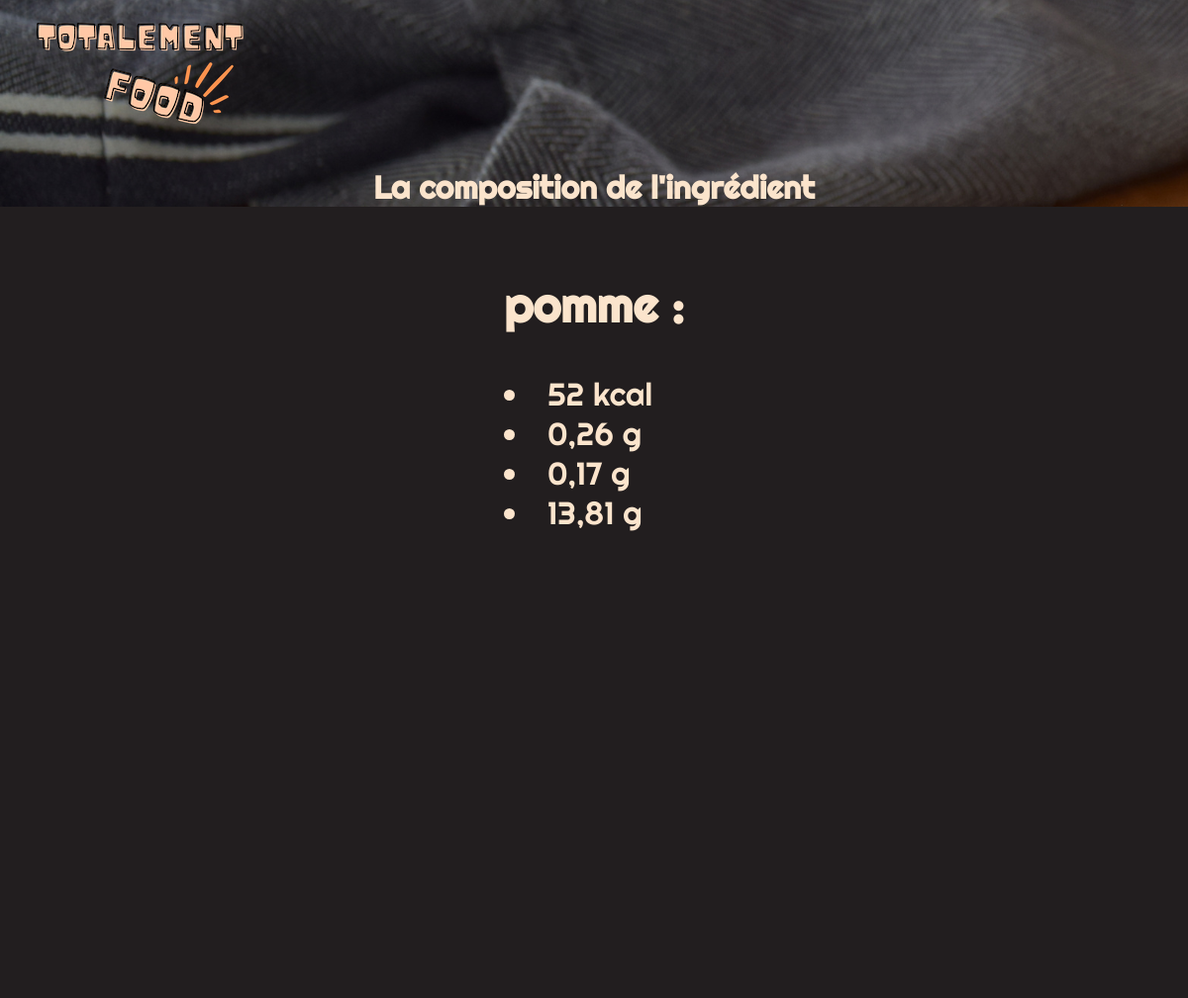
Screenshot of /totalement_food/ingredients/1 with the database file from the repository.
### totalement_food/models.py (models this page shows, shortened)
class Ingredients(models.Model):
    nom = models.CharField(max_length=200)
    energie = models.CharField(max_length=10)
    proteine = models.CharField(max_length=10)
    lipide = models.CharField(max_length=10)
    glucide = models.CharField(max_length=10)

### totalement_food/views.py (the view)
def vue_ingredient(request, ingredient_id):
    ingredient = Ingredients.objects.get(id=ingredient_id)
    return render(request, 'totalement_food/vue_ingredient.html', {'ingredient': ingredient})

### totalement_food/templates/totalement_food/vue_ingredient.html (shortened to what this page needs)
{% load static %}
<html lang="en">
<head>
    <link rel="stylesheet" href="{% static 'totalement_food/liste_categories.css' %}">
<body>
    <header>
        <nav>
            <figure>
                <a href="/totalement_food"><img src={% static 'totalement_food/images/logo.png' %}
                        alt="logo Totalement Food"></a>
            </figure>
        </nav>
        <div class="banniere">
            <img src={% static 'totalement_food/images/banniere.png' %} alt="banniere TF">
        </div>
        <div class="content">
            <h1 class="title">La composition de l'ingrédient</h1>
        </div>
    </header>
    <div class="container">
        <div class="col-12">
            <h2>{{ingredient.nom}} :</h2> <br>
            <li>{{ingredient.energie}}</li>
            <li>{{ingredient.proteine}}</li>
            <li>{{ingredient.lipide}}</li>
            <li>{{ingredient.glucide}}</li>
        </div>
    </div>
</body>

### totalement_food/static/totalement_food/liste_categories.css (style rules this page uses)
* { margin: 0; box-sizing: border-box; }
body { font-family: 'Manrope', sans-serif; font-size: 1em; background-color: #1f2039; Ã’ }
a, th, tr { color: #FBE4CC ; font-family: 'Manrope', sans-serif; font-size: 1em; text-decoration: none; }
.container { width: 100%; height: 100%; display: flex; flex-direction: column; align-items: center; justify-content:flex-start; padding: 70px; font-family: 'Righteous', cursive; font-size: 1em; background-color: #221e1f; color: #FBE4CC; }
.col-12 { font-size: xx-large; }
.banniere { position: absolute; height: 100vh; z-index: -1; inset: 0px; background-size: cover; background-color: transparent; background-repeat: no-repeat; background-position: center; }
.content { top: 50%; left: 50%; text-align: center; color: #FBE4CC; font-family: 'Righteous', cursive; }

### rows the page displays
Ingredients: nom "pomme", energie "52 kcal", proteine "0,26 g", lipide "0,17 g", glucide "13,81 g"
